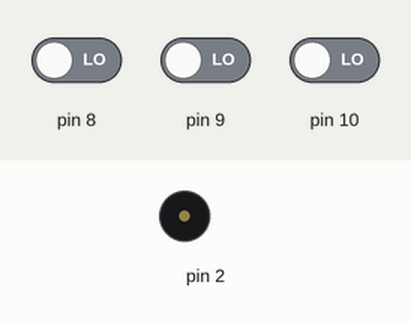
The sketch below on a simulated Arduino Uno, built with avr-gcc and run on an emulated ATmega328P. Shown: buzzer (waves = sounding). Inputs (shaded band) come from the test bench; at power-on: pin 8 LOW, pin 9 LOW, pin 10 LOW.

Above: at 1.2 s.
1.3 s: pin 8 driven HIGH
At 1.55 s:
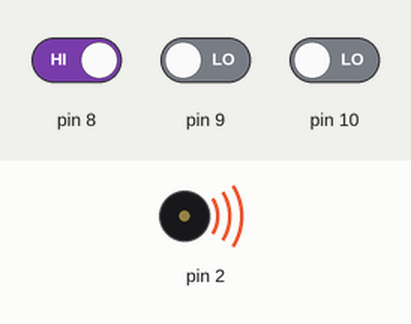
4.3 s: pin 8 driven LOW
At 5.3 s:
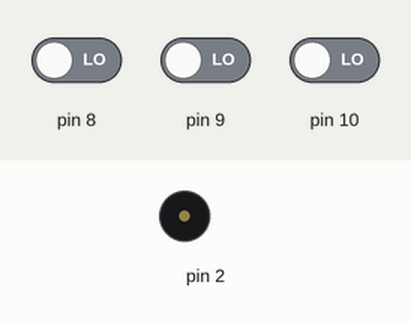
5.8 s: pin 9 driven HIGH
At 6.05 s:
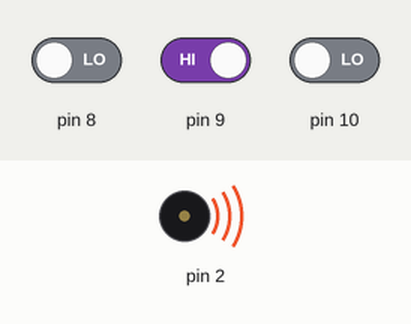
Timing chart, 0 to 14.8 s (numbered marks = the images above; inputs shaded):
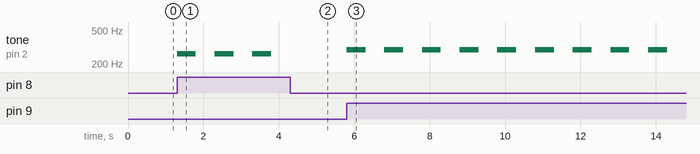

The sketch:

ArduinoRTD.practice2.ino
```cpp
void setup(){
  pinMode(8,INPUT);
  pinMode(9,INPUT);
  pinMode(10,INPUT);
  pinMode(2,OUTPUT);
}
void loop(){
  int f[3]={262,294,330};
  if(digitalRead(8)==HIGH){
    tone(2,f[0],500);
    delay(1000);
  }else if(digitalRead(9)==HIGH){
    tone(2,f[1],500);
    delay(1000);
  }else if(digitalRead(10)==HIGH){
    tone(2,f[2],500);
    delay(1000);
  }
}
```

Measured:
- after the input at 1.3 s, tone on pin 2: alternates 262 Hz for 0.50 s and silent for 0.50 s, starting at once
- after the input at 4.3 s, tone on pin 2: stays silent (without the input it goes to 262 Hz after 0.00 s)
- after the input at 5.8 s, tone on pin 2: alternates 294 Hz for 0.50 s and silent for 0.50 s, starting at once
